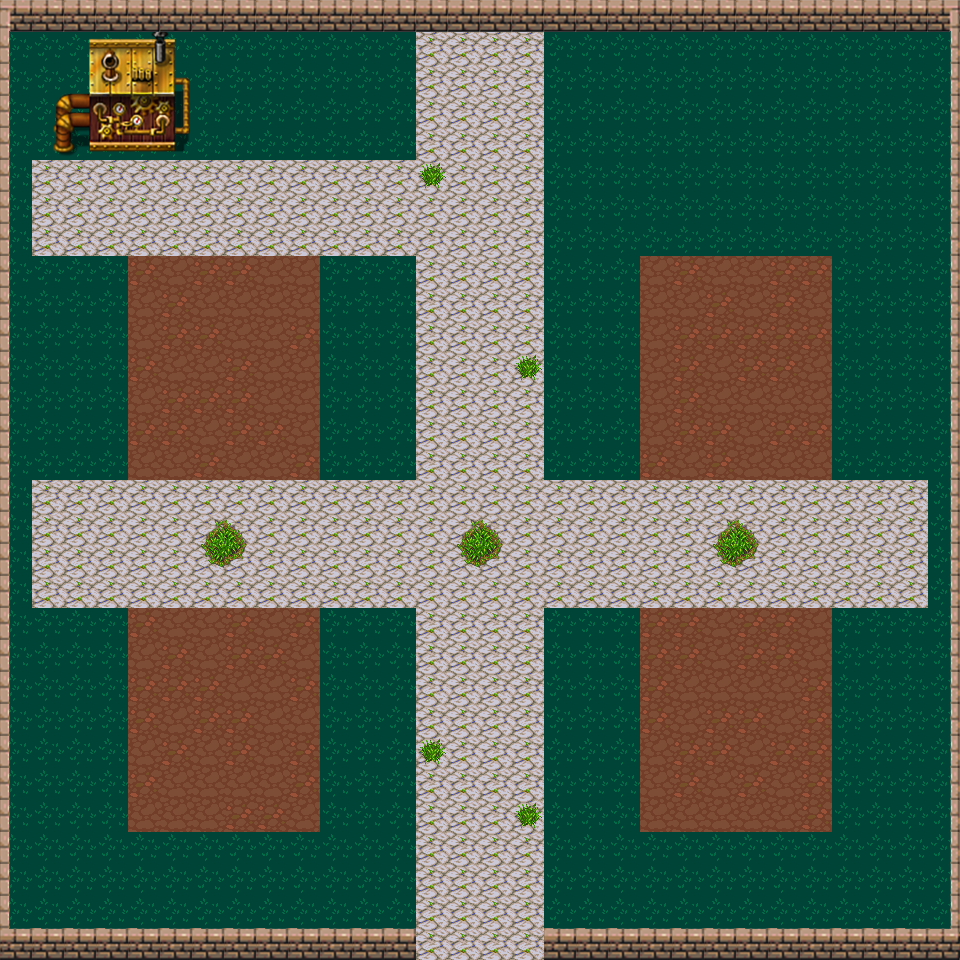

The image is a tile-based game level rendered from a .tmx file. Its description and source (layers, tilesets, objects; grid data summarised) follow:
An orthogonal 30x30 tile map with 32x32 px tiles, 2 tile layers (Ground, Ground skin), 4 tilesets.

<map version="1.0" tiledversion="1.0.2" orientation="orthogonal" renderorder="right-down" width="30" height="30" tilewidth="32" tileheight="32" nextobjectid="1">
 <tileset firstgid="1" name="terrain_atlas" tilewidth="32" tileheight="32" tilecount="1024" columns="32">
  <image source="Terrain_Sprites/terrain_atlas.png" width="1024" height="1024" />
 </tileset>
 <tileset firstgid="1025" name="stone-wall" tilewidth="32" tileheight="32" tilecount="238" columns="17">
  <image source="Terrain_Sprites/stone-wall.png" width="560" height="448" />
 </tileset>
 <tileset firstgid="1263" name="PathAndObjects" tilewidth="32" tileheight="32" tilecount="256" columns="16">
  <image source="Terrain_Sprites/PathAndObjects.png" width="512" height="512" />
 </tileset>
 <tileset firstgid="1519" name="machine" tilewidth="32" tileheight="32" tilecount="380" columns="20">
  <image source="Terrain_Sprites/Object Set/machine.png" width="667" height="618" />
 </tileset>
 <layer name="Ground" width="30" height="30">
  <data>[900 cells, 900 non-empty, 1 distinct tile ids]</data>
 </layer>
 <layer name="Ground skin" width="30" height="30">
  <data>[900 cells, 548 non-empty, 35 distinct tile ids]</data>
 </layer>
</map>